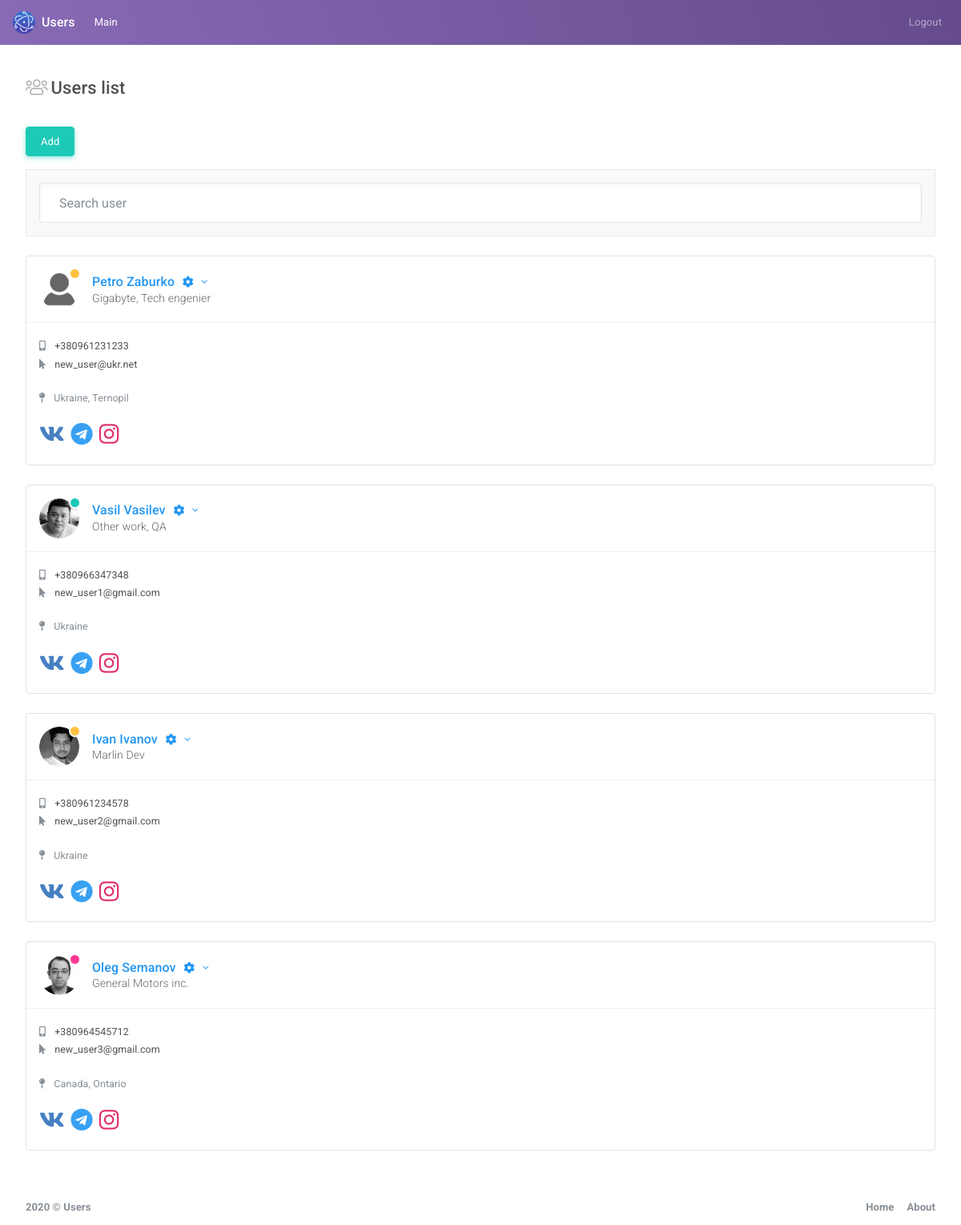
/users.php (signed in), run on the app's committed database.
### tables this page shows
CREATE TABLE `users` (
  `id` int NOT NULL AUTO_INCREMENT,
  `email` varchar(255) NOT NULL,
  `password` varchar(255) NOT NULL,
  `name` varchar(255) DEFAULT NULL,
  `image` varchar(255) DEFAULT NULL,
  `company` varchar(255) DEFAULT NULL,
  `telephone` varchar(255) DEFAULT NULL,
  `address` varchar(255) DEFAULT NULL,
  `vk` varchar(255) DEFAULT NULL,
  `telegram` varchar(255) DEFAULT NULL,
  `instagram` varchar(255) DEFAULT NULL,
  `is_admin` int DEFAULT '0',
  `status` int DEFAULT '0',
  PRIMARY KEY (`id`)
);

CREATE TABLE `statuses` (
  `id` int NOT NULL AUTO_INCREMENT,
  `status` varchar(255) NOT NULL,
  `interpretation` varchar(255) NOT NULL,
  PRIMARY KEY (`id`)
);

### functions.php (called while the page is built, shortened)
<?php
require_once 'config.php';
function getAllUsers() {
    global $pdo;
    $sql = 'SELECT * FROM users';
    $stm = $pdo->prepare($sql);
    $stm->execute();
    $users = $stm->fetchAll(PDO::FETCH_ASSOC);
    return $users;
}
function getUserStatus($id, $field) {
    global $pdo;
    $sql = "SELECT $field FROM statuses WHERE id=:id";
    $stm = $pdo->prepare($sql);
    $stm->execute([
        'id' => $id
    ]);
    $status = $stm->fetch(PDO::FETCH_COLUMN);
    return $status;
}
function getUserImage($image) {
    global $imgDir;
    if (!$image || !file_exists($imgDir . $image)) {
        return $imgDir . 'noavatar.png';
    }
    return $imgDir . $image;
}
function getUserSocialLink ($link, $type) {
    global $socialLinks;
    return $link ? $socialLinks[$type] . $link : '#';
}

### config.php (called while the page is built, shortened)
<?php
$imgDir = 'img/demo/avatars/';
$socialLinks = [
    'vk' => 'https://www.vk.com/',
    'telegram' => 'https://www.telegram.com/@',
    'instagram' => 'https://www.instagram.com/'
];

### users.php (the view, shortened to what this page needs)
<?php
require_once 'functions.php';
$users = getAllUsers();
?>
<!DOCTYPE html>
<html lang="en">
<?php require_once 'head.php'?>
    <body class="mod-bg-1 mod-nav-link">
        <?php require_once 'nav.php'?>
        <main id="js-page-content" role="main" class="page-content mt-3">
            <div class="subheader">
                <h1 class="subheader-title">
                    <i class='subheader-icon fal fa-users'></i>Users list
                </h1>
            </div>
            <div class="row">
                <div class="col-xl-12">
                    <?php if ($_SESSION['authUser']['is_admin']): ?>
                    <a class="btn btn-success" href="add_user_form.php">Add</a>
                    <?php endif; ?>
                    <div class="border-faded bg-faded p-3 mb-g d-flex mt-3">
                        <input type="text" id="js-filter-contacts" name="filter-contacts" class="form-control shadow-inset-2 form-control-lg" placeholder="Search user">
                    </div>
                </div>
            </div>
            <div class="row" id="js-contacts">
                <?php foreach ($users as $user): ?>
                    <div class="col-xl-4">
                        <div id="c_1" class="card border shadow-0 mb-g shadow-sm-hover" data-filter-tags="<?= strtolower($user['name']); ?>">
                            <div class="card-body border-faded border-top-0 border-left-0 border-right-0 rounded-top">
                                <div class="d-flex flex-row align-items-center">
                                    <span class="status status-<?= getUserStatus($user['status'], 'interpretation') ?> mr-3">
                                        <span class="rounded-circle profile-image d-block " style="background-image:url('<?= getUserImage($user['image']); ?>'); background-size: cover;"></span>
                                    </span>
                                    <div class="info-card-text flex-1">
                                        <a href="profile_user.php?id=<?= $user['id'] ?>" class="fs-xl text-truncate text-truncate-lg text-info">
                                            <?= $user['name'] ?>
                                        </a>
                                        <a href="javascript:void(0);" class="fs-xl text-truncate text-truncate-lg text-info" data-toggle="dropdown" aria-expanded="false">
                                            <?php if($_SESSION['authUser']['is_admin'] || $user['id'] == $_SESSION['authUser']['id']): ?>
                                            <i class="fal fas fa-cog fa-fw d-inline-block ml-1 fs-md"></i>
                                            <i class="fal fa-angle-down d-inline-block ml-1 fs-md"></i>
                                            <?php endif; ?>
                                        </a>
                                        <span class="text-truncate text-truncate-xl"><?= $user['company'] ?></span>
                                    </div>
                                </div>
                            </div>
                            <div class="card-body p-0 collapse show">
                                <div class="p-3">
                                    <a href="tel:<?= $user['telephone'] ?>" class="mt-1 d-block fs-sm fw-400 text-dark">
                                        <i class="fas fa-mobile-alt text-muted mr-2"></i> <?= $user['telephone'] ?></a>
                                    <a href="mailto:<?= $user['email'] ?>" class="mt-1 d-block fs-sm fw-400 text-dark">
                                        <i class="fas fa-mouse-pointer text-muted mr-2"></i> <?= $user['email'] ?></a>
                                    <address class="fs-sm fw-400 mt-4 text-muted">
                                        <i class="fas fa-map-pin mr-2"></i> <?= $user['address'] ?></address>
                                    <div class="d-flex flex-row">
                                        <a href="<?= getUserSocialLink($user['vk'], 'vk') ?>" class="mr-2 fs-xxl" style="color:#4680C2">
                                            <i class="fab fa-vk"></i>
                                        </a>
                                        <a href="<?= getUserSocialLink($user['telegram'], 'telegram') ?>" class="mr-2 fs-xxl" style="color:#38A1F3">
                                            <i class="fab fa-telegram"></i>
                                        </a>
                                        <a href="<?= getUserSocialLink($user['instagram'], 'instagram') ?>" class="mr-2 fs-xxl" style="color:#E1306C">
                                            <i class="fab fa-instagram"></i>
                                        </a>
                                    </div>
                                </div>
                            </div>
                        </div>
                    </div>
                <?php endforeach; ?>
            </div>
        </main>
        <footer class="page-footer" role="contentinfo">
            <div class="d-flex align-items-center flex-1 text-muted">
                <span class="hidden-md-down fw-700">2020 © Users</span>
            </div>
            <div>
                <ul class="list-table m-0">
                    <li><a href="intel_introduction.html" class="text-secondary fw-700">Home</a></li>
                    <li class="pl-3"><a href="info_app_licensing.html" class="text-secondary fw-700">About</a></li>
                </ul>
            </div>
        </footer>
    </body>
</html>

### head.php (shortened to what this page needs)
<head>
    <link id="vendorsbundle" rel="stylesheet" media="screen, print" href="css/vendors.bundle.css">
    <link id="appbundle" rel="stylesheet" media="screen, print" href="css/app.bundle.css">
    <link id="myskin" rel="stylesheet" media="screen, print" href="css/skins/skin-master.css">
    <link rel="stylesheet" media="screen, print" href="css/fa-solid.css">
    <link rel="stylesheet" media="screen, print" href="css/fa-brands.css">
    <link rel="stylesheet" media="screen, print" href="css/fa-regular.css">
</head>

### nav.php (shortened to what this page needs)
<nav class="navbar navbar-expand-lg navbar-dark bg-primary bg-primary-gradient">
    <a class="navbar-brand d-flex align-items-center fw-500" href="users.php"><img alt="logo" class="d-inline-block align-top mr-2" src="img/logo.png"> Users</a>
    <div class="collapse navbar-collapse" id="navbarColor02">
        <ul class="navbar-nav mr-auto">
            <li class="nav-item active">
                <a class="nav-link" href="users.php">Main <span class="sr-only">(current)</span></a>
            </li>
        </ul>
        <ul class="navbar-nav ml-auto">
            <li class="nav-item">
                <a class="nav-link" href="logout.php" onclick="return confirm('Do you realy want to logout?');">Logout</a>
            </li>
        </ul>
    </div>
</nav>

### css/fa-solid.css (style rules this page uses)
.fa,.fas { font-family:'Font Awesome 5 Pro';font-weight:900 }

### css/fa-brands.css (style rules this page uses)
.fab { font-family:'Font Awesome 5 Brands';font-weight:400 }

### data on the page
users: shows a picture, name "Petro Zaburko", company "Gigabyte, Tech engenier", telephone "+380961231233", email "new_user@ukr.net", address "Ukraine, Ternopil"
users: image (picture), name "Vasil Vasilev", company "Other work, QA", telephone "+380966347348", email "new_user1@gmail.com", address "Ukraine"
users: image (picture), name "Ivan Ivanov", company "Marlin Dev", telephone "+380961234578", email "new_user2@gmail.com", address "Ukraine"
users: image (picture), name "Oleg Semanov", company "General Motors inc.", telephone "+380964545712", email "new_user3@gmail.com", address "Canada, Ontario"
